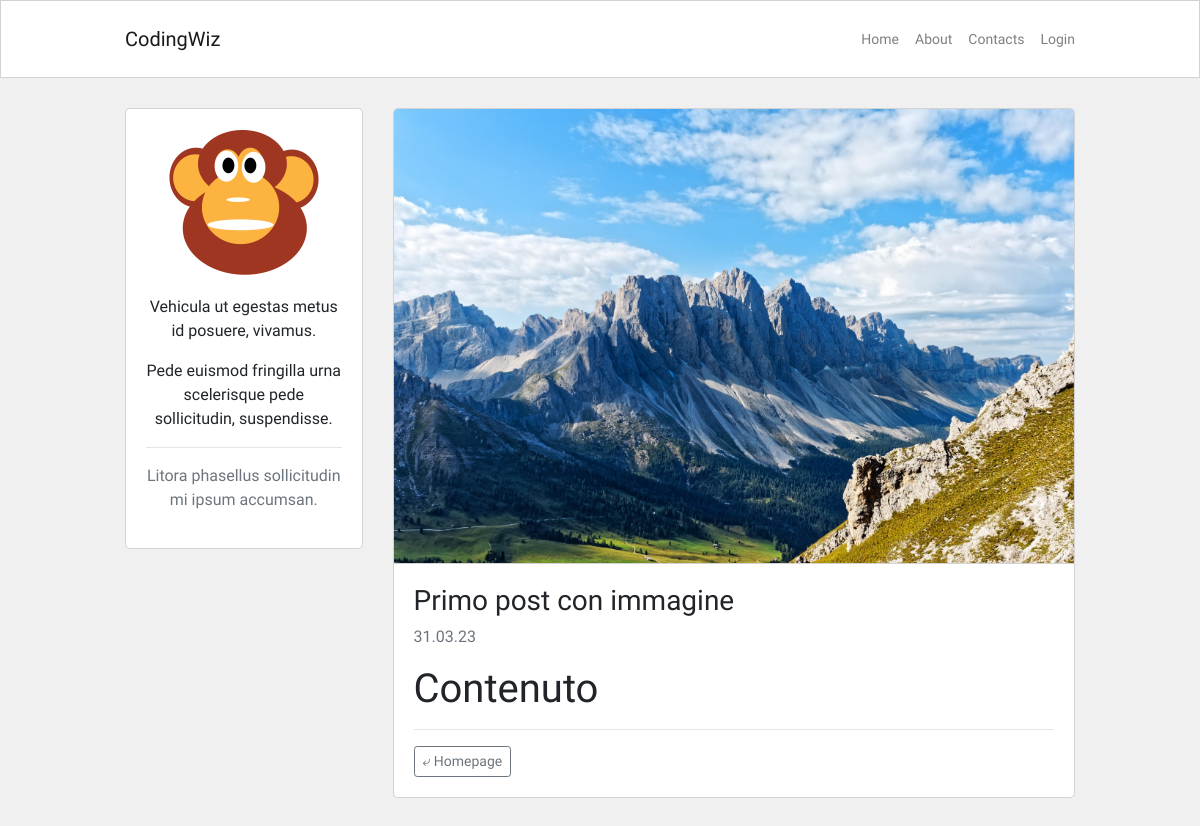
Page /post/primo-post-con-immagine-y94pvr on the committed database.
### blog/models.py (models this page shows, shortened)
class Post(db.Model):
    id = db.Column(db.Integer, primary_key=True)
    user_id = db.Column(db.Integer, db.ForeignKey('user.id'), nullable=False)
    created_at = db.Column(db.DateTime, default=datetime.now)
    title = db.Column(db.String(120), nullable=False)
    description = db.Column(db.String(240))
    body = db.Column(db.Text(), nullable=False)
    slug = db.Column(db.String(250))
    image = db.Column(db.String(120))

### blog/routes.py (the view)
@app.route('/post/<string:post_slug>')
def post_detail(post_slug):
    post_instance = Post.query.filter_by(slug=post_slug).first_or_404()
    return render_template('post_detail.html', post=post_instance)

### blog/templates/post_detail.html (shortened to what this page needs)
{% extends 'base.html' %}
{% block content %}
    <div class="container content-container">
        <div class="row no-gutters">
            <div class="col-md-9 order-md-2">
                {% if post.image %}
                <div class="post-image-block">
                    <img class="img-fluid post-image" src="{{ url_for('static', filename='img/posts/' + post.image) }}" alt="">
                </div>
                <div class="post-page-block no-border-top">
                {% else %}
                <div class="post-page-block">
                {% endif %}
                <h3>{{ post.title }}</h3>
                <p class="p-small-created-date text-muted">{{ post.created_at.strftime('%d.%m.%y') }}</p>
                <p >{{ post.body|markdown }}</p>
                <hr>
                <a class="btn btn-sm btn-outline-secondary" href="{{ url_for('homepage') }}">⤶ Homepage</a>
                </div>
            </div>
            <div class="col-md-3 order-md-1">
                {% include 'about_me_snippet.html' %}
            </div>
        </div>
    </div>
{% endblock content %}

### blog/static/blog.css (style rules this page uses)
html, body { font-family: 'Montserrat', sans-serif; background-color: #f0f0f0; }
.content-container { max-width: 950px; margin-top: 30px; margin-bottom: 30px; padding: 0px; }
.post-page-block { background-color: #fff; border: 1px solid #d3d3d3; border-radius: 5px; padding: 20px; margin-bottom: 30px; }
.no-border-top { border-top: 0; border-top-left-radius: 0; border-top-right-radius: 0; }
.post-image { border: 1px solid #d3d3d3; border-top-left-radius: 5px; border-top-right-radius: 5px; }
@media (min-width: 768px) { .post-page-block { margin-left: 30px; } }
@media (min-width: 768px) { .post-image-block { margin-left: 30px; } }

### rows in the picture
Post: image (picture), title "Primo post con immagine", created_at "31.03.23", body "Contenuto"
